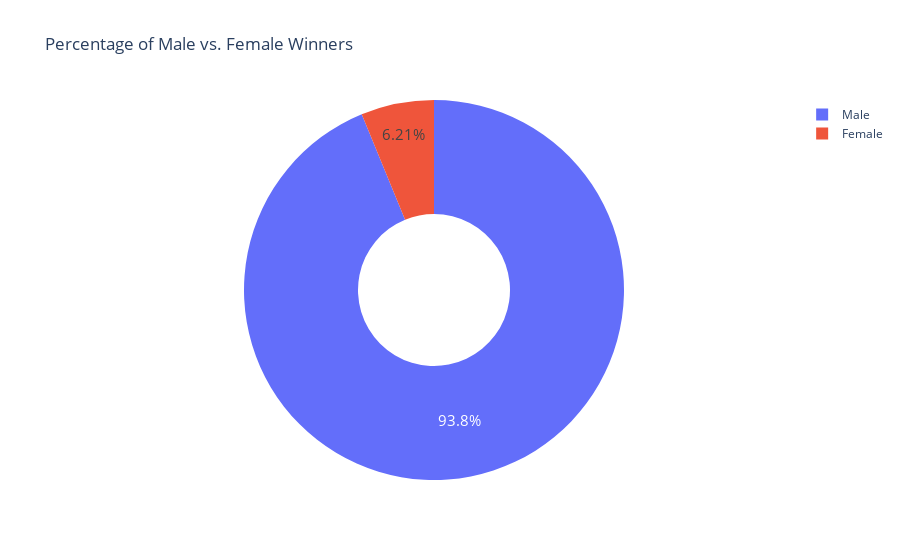

This figure's notebook cell:
### Markdown cell above
**Challenge**: Create a [donut chart using plotly](https://plotly.com/python/pie-charts/) which shows how many prizes went to men compared to how many prizes went to women. What percentage of all the prizes went to women?

### Code cell
biology = df_data.sex.value_counts()
fig = px.pie(labels=biology.index, 
                values=biology.values,
                title="Percentage of Male vs. Female Winners",
                names=biology.index,
                hole=0.4,)
    
fig.update_traces(textposition='inside', textfont_size=15, textinfo='percent')
    
fig.show()

### Figure 1 — Plotly figure (JSON) as saved in the notebook; plotly's stock layout.template omitted (floating-point values rounded to 4 significant figures)
{"data": [{"domain": {"x": [0, 1], "y": [0, 1]}, "hole": 0.4, "hovertemplate": "label=%{label}<br>value=%{value}<extra></extra>", "labels": ["Male", "Female"], "legendgroup": "", "name": "", "showlegend": true, "textfont": {"size": 15}, "textinfo": "percent", "textposition": "inside", "type": "pie", "values": [876, 58]}], "layout": {"legend": {"tracegroupgap": 0}, "title": {"text": "Percentage of Male vs. Female Winners"}}}
